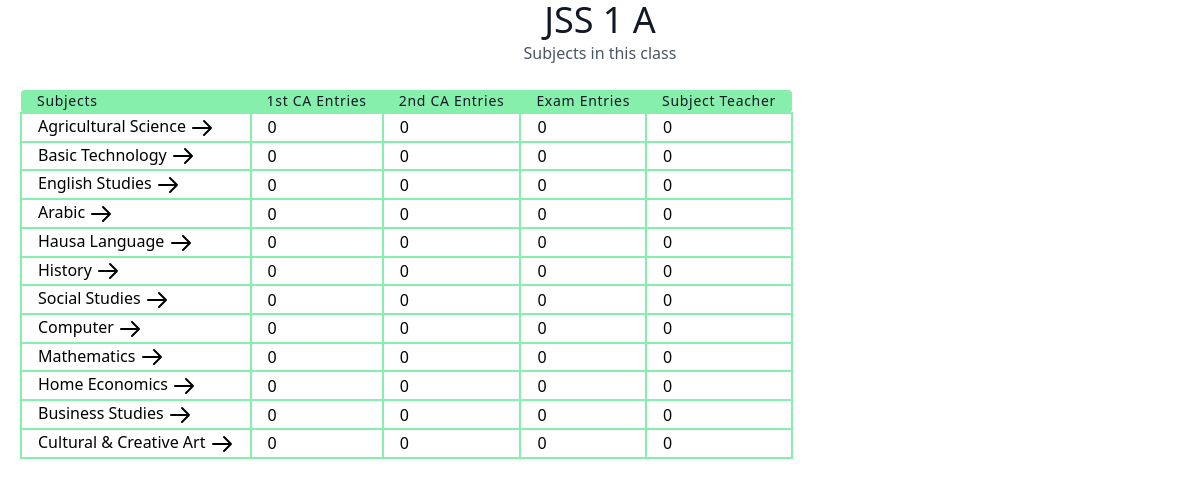
Page /classDetails/40/ (signed in) on the earlier database version.
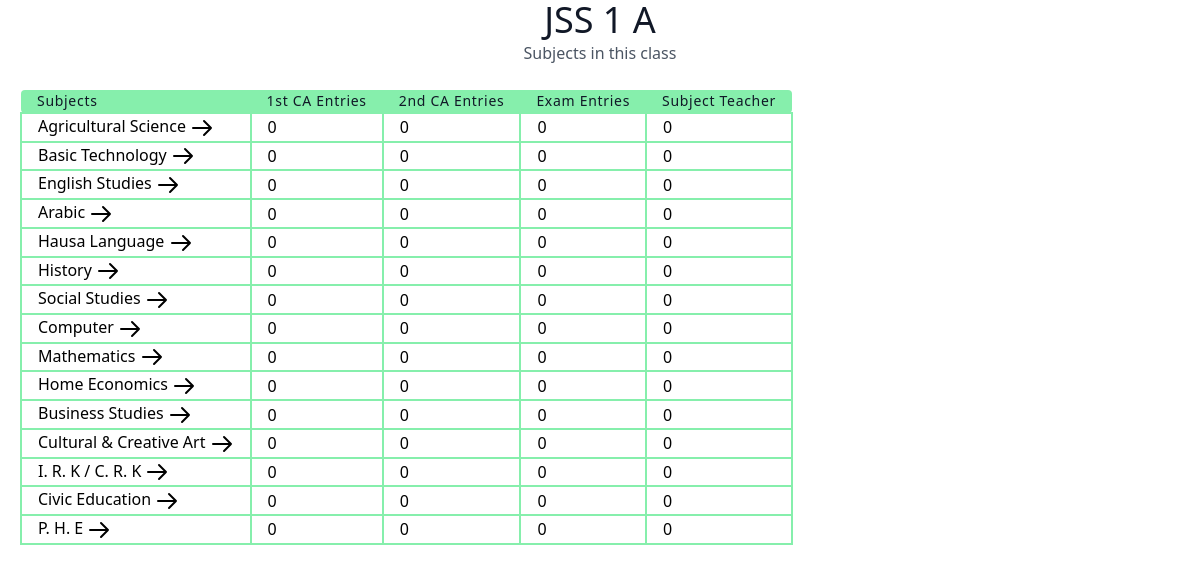
Same page on the later database version.
### result/models.py (models this page shows, shortened)
class allsubject(models.Model):
    subjectTeacher = models.ForeignKey(User, on_delete=models.SET_NULL, null=True)
    className = models.ForeignKey(classArmTeacher, related_name="subjectclass", on_delete=models.CASCADE, null=True)
    subjectName = models.ForeignKey(subjectList, on_delete=models.CASCADE, null=True)
    date = models.DateField(auto_now_add=True)
    class Meta:
        ordering = ['className']

class subjectList(models.Model):
    subjectName = models.CharField(max_length=100,null=True)
    subjectSection = models.ForeignKey('section',on_delete=models.CASCADE,null=True)
    def __str__(self):
        return self.subjectName

### result/views.py (the view)
# urls.py: path('classDetails/<int:pk>/', classDetails.as_view(), name='classDetails'),
class classDetails(DetailView):
    model = classArmTeacher
    context_object_name = 'all_class'
    template_name = 'result/classDetails.html'
    def get_context_data(self, **kwargs):
        context = super(classDetails, self).get_context_data(**kwargs)
        context['user'] = self.request.user
        if self.request.user.is_staff:
            context['subjects'] = allsubject.objects.filter(className_id = self.kwargs['pk'])
        else:
            context['subjects'] = allsubject.objects.filter(subjectTeacher = self.request.user , className_id = self.kwargs['pk'])
        context['students'] = students.objects.filter(classArm = self.get_object().classArm ,className = self.get_object().className)
        return context

### result/models.py (called while the page is built)
    def __str__(self):
        return self.className

    def __str__(self):
        return self.armName

### result/templates/result/classDetails.html (shortened to what this page needs)
<script src="https://cdn.tailwindcss.com"></script>
<link rel="stylesheet" href="https://cdn.tailgrids.com/tailgrids-fallback.css" />
<section class="text-gray-600 body-font px-5">
   <div class="container px-1 mx-auto">
     <div class="flex flex-col text-center w-full">
       <h1 class="sm:text-4xl font-medium title-font text-gray-900"> {{all_class.className}} {{all_class.classArm}}</h1>
       <p class="lg:w-2/3 mx-auto leading-relaxed text-base">Subjects in this class</p>
       <br/>
     </div>
          </div>
       <div class = "col-span-2">
        <table class="table-auto w-auto text-left whitespace-no-wrap ">
          <thead>
            <tr  >
              <th class="px-4 title-font tracking-wider font-medium text-gray-900 text-sm bg-green-300 rounded-tl rounded-bl">Subjects</th>
              <th class="px-4 title-font tracking-wider font-medium text-gray-900 text-sm bg-green-300">1st CA Entries</th>
              <th class="px-4 title-font tracking-wider font-medium text-gray-900 text-sm bg-green-300">2nd CA Entries</th>
              <th class="px-4 title-font tracking-wider font-medium text-gray-900 text-sm bg-green-300">Exam Entries</th>
              <th class="px-4 title-font tracking-wider font-medium text-gray-900 text-sm bg-green-300 rounded-tr rounded-br">Subject Teacher</th>
            </tr>
          </thead>
          <tbody>
            {% for subject in subjects %}
            <tr>
              <td class="px-4 border-2 border-green-300 hover:bg-yellow-300"> <a href="{% url 'result:subjectDetails' subject.id %}">
                {{ subject.subjectName }}
                <svg xmlns="http://www.w3.org/2000/svg" class="h-6 w-6 inline-block" fill="none" viewBox="0 0 24 24" stroke="currentColor">
              </a> </td>
              <td class="px-4 border-2 border-green-300">0 </td>
              <td class="px-4 border-2 border-green-300">0 </td>
              <td class="px-4 border-2 border-green-300">0 </td>
              <td class="px-4 border-2 border-green-300">0 </td>
            </tr>
            {% endfor %}
          </tbody>
        </table>
       </div>
 </section>

Differences in the rows shown:
added allsubject: subjectName "I. R. K / C. R. K"
added allsubject: subjectName "Civic Education"
added allsubject: subjectName "P. H. E"
